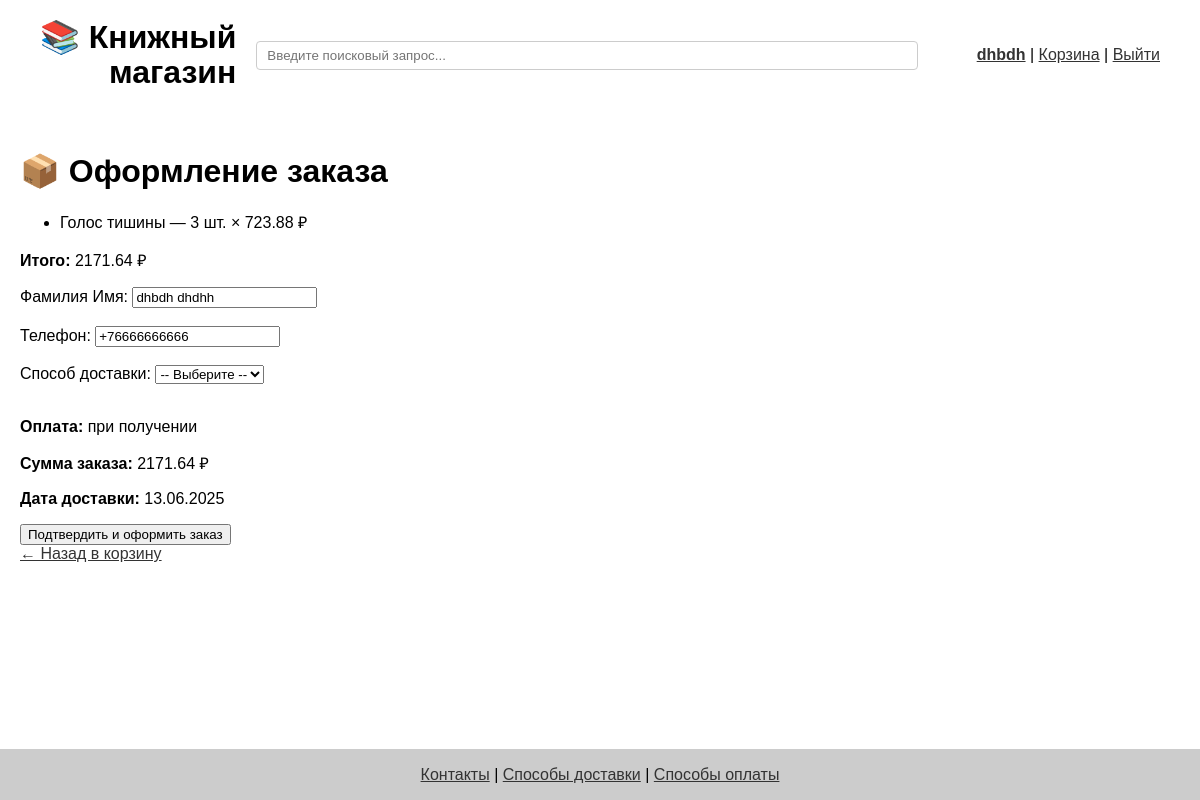
The page /checkout (signed in) on the database as committed earlier.
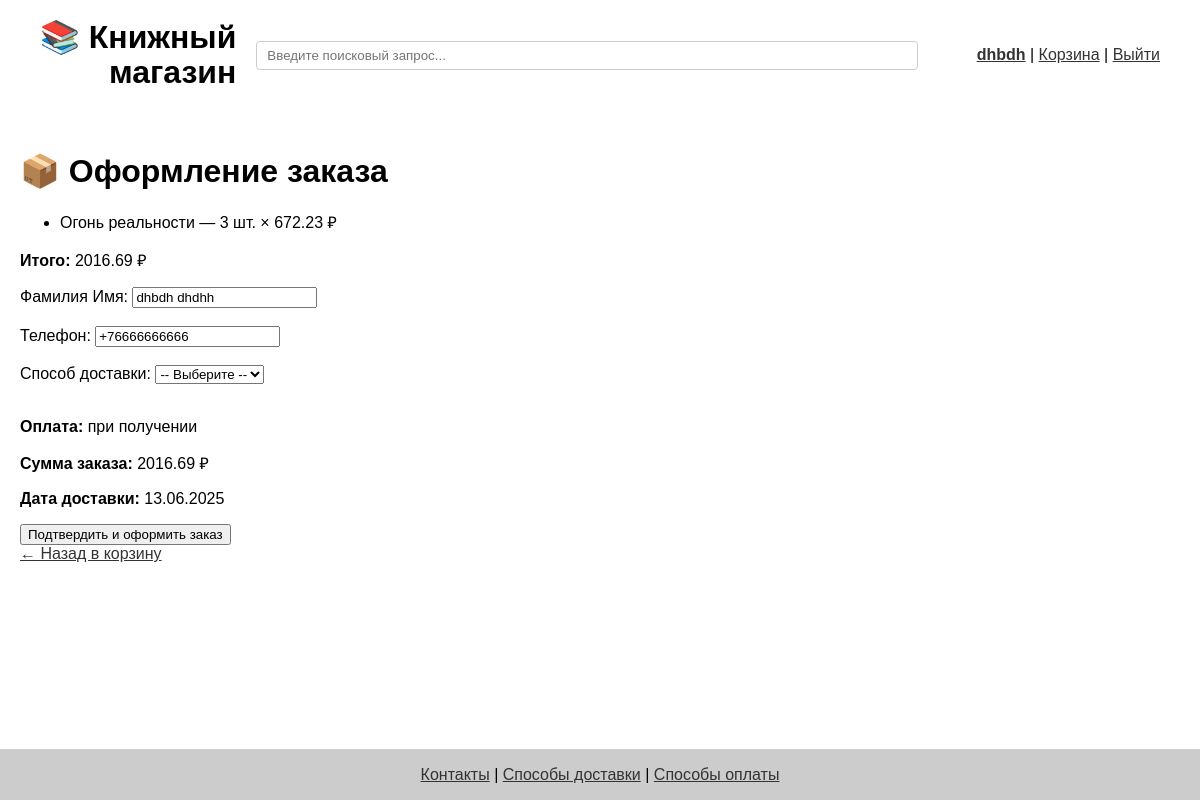
The same page on the database as committed later.
### app/models.py (models this page shows)
class CartItem(db.Model):
    id = db.Column(db.Integer, primary_key=True)
    user_id = db.Column(db.Integer, db.ForeignKey('user.id'), nullable=False)
    book_id = db.Column(db.Integer, db.ForeignKey('book.id'), nullable=False)
    quantity = db.Column(db.Integer, default=1)
    user = db.relationship('User', back_populates='cart_items')
    book = db.relationship('Book')

class Book(db.Model):
    id = db.Column(db.Integer, primary_key=True)
    title = db.Column(db.String(120))
    author = db.Column(db.String(120))
    year = db.Column(db.Integer)
    price = db.Column(db.Float)
    genre = db.Column(db.String(100))
    category = db.Column(db.String(100))
    cover = db.Column(db.String(255))
    description = db.Column(db.Text)
    rating = db.Column(db.Float)

### app/routes.py (the view, shortened to what this page needs)
@app.route('/checkout', methods=['GET', 'POST'])
@login_required
def checkout():
    selected_ids = session.get('selected_ids')
    if selected_ids:
        cart_items = CartItem.query.filter(
            CartItem.id.in_(selected_ids),
            CartItem.user_id == current_user.id
        ).all()
    else:
        cart_items = CartItem.query.filter_by(user_id=current_user.id).all()
    total = round(sum(item.book.price * item.quantity for item in cart_items), 2)
    delivery_date = datetime.utcnow().date().strftime("%d.%m.%Y")
    return render_template('checkout.html', cart_items=cart_items, total=total, delivery_date=delivery_date)

### app/__init__.py (called while the page is built)
@login_manager.user_loader
def load_user(user_id):
    return User.query.get(int(user_id))

### app/routes.py (called while the page is built)
@app.context_processor
def inject_genres():
    return dict(genres=[g[0] for g in db.session.query(Book.genre).distinct() if g[0]])

### app/templates/checkout.html (shortened to what this page needs)
{% extends 'base.html' %}
{% block content %}
<h1>📦 Оформление заказа</h1>
{% if cart_items %}
<ul>
    {% for item in cart_items %}
    <li>{{ item.book.title }} — {{ item.quantity }} шт. × {{ item.book.price }} ₽</li>
    {% endfor %}
</ul>
<p><strong>Итого:</strong> {{ "%.2f"|format(total) }} ₽</p>
<form method="post" action="{{ url_for('confirm_order') }}">
    <label>Фамилия Имя:
        <input type="text" name="name" value="{{ current_user.first_name or '' }} {{ current_user.last_name or '' }}" required>
    </label><br><br>
    <label>Телефон:
        <input type="tel" name="phone" value="{{ current_user.phone or '' }}" required>
    </label><br><br>
    <label>Способ доставки:
        <select name="delivery_method" id="delivery-method" required onchange="toggleDeliveryFields()">
            <option value="">-- Выберите --</option>
        </select>
    </label><br><br>
    <p><strong>Оплата:</strong> при получении</p>
    <p><strong>Сумма заказа:</strong> {{ "%.2f"|format(total) }} ₽</p>
    <p><strong>Дата доставки:</strong> {{ delivery_date }}</p>
    <button type="submit">Подтвердить и оформить заказ</button>
</form>
{% else %}
<p>Нет товаров для оформления.</p>
{% endif %}
<a href="{{ url_for('view_cart') }}">← Назад в корзину</a>
{% endblock %}

Rows that differ between the two databases and show on the page:
removed CartItem: book "Голос тишины", quantity "3", book.price "723.88"
added CartItem: book "Огонь реальности", quantity "3", book.price "672.23"
Other text that changed with them:
{{ "%.2f"|format(total) }}: "2171.64" → "2016.69"
